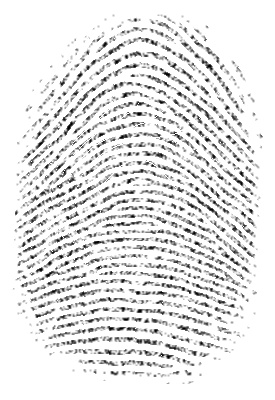
#> input picture assets/fingerprints/02_fp.jpg, 275 x 400 px
$ python -i main.py   (imports and definitions only)
#> lines starting #> are read from the running program, lines starting #| are printed output that depends on the picture; after the words box and inside, x2 and y2 are one past the last pixel; in counts of white or black regions, pixels touching at a corner belong together
#> further down, picture is the input picture: shape (400, 275); min 0, max 255, mean 229.5
from PIL import Image, ImageFilter, ImageDraw, ImageEnhance, ImageOps
import numpy as np
from scipy import ndimage


def get_mask(src_img):
    img = np.array(src_img)
    # laplace

    # would deform the image more
    # A = np.full((9, 9), -1)
    # A[4, 4] = 80

    A = np.full((3, 3), -1)
    A[1, 1] = 8

    # get edges
    out = ndimage.convolve(img, A)
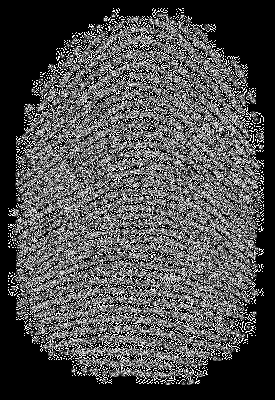
#> out: shape (400, 275); min 0, max 255, mean 79.2

    # Convert back to PIL image
    out = Image.fromarray(np.uint8(out))
    mask = out.convert("RGB")
    seed = (0, 0)
    rep_value = (255, 0, 0)
    ImageDraw.floodfill(mask, seed, rep_value, thresh=0)
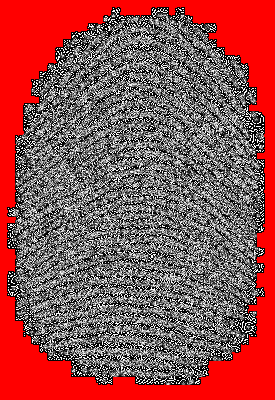
#> mask: PIL image 275x400 RGB; mean R, G, B 146.2, 79.2, 79.2
    n_mask = np.array(mask)
    reds = (n_mask[:, :, 0] == 255) & (n_mask[:, :, 1] == 0) & (n_mask[:, :, 2] == 0)
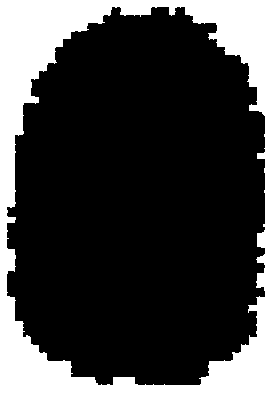
#> reds: shape (400, 275) bool; 26.3% white; 1 white region, box (x1, y1, x2, y2) and area: (0, 0, 275, 400) 28879
    img_mask = Image.fromarray((reds * 255).astype(np.uint8))

    # making mask smoother by blurring it and getting mask by threshold
    blur_factor = 10
    blurred_mask = img_mask.filter(ImageFilter.GaussianBlur(blur_factor))
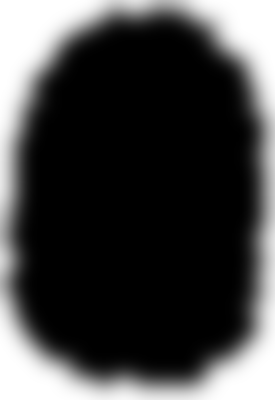
#> blurred_mask: PIL image 275x400 L; min 0, max 255, mean 67.4
    n_b_mask = np.array(blurred_mask.convert("RGB"))
    blacks = (n_b_mask[:, :, 0] > 120)
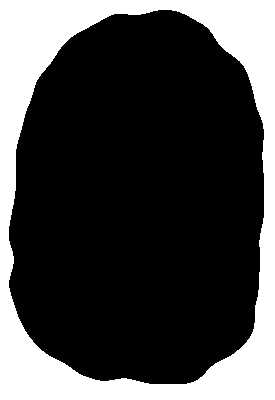
#> blacks: shape (400, 275) bool; 27.3% white; 1 white region, box (x1, y1, x2, y2) and area: (0, 0, 275, 400) 29989
    img_b_mask = Image.fromarray((blacks * 255).astype(np.uint8))

    return img_b_mask


# [63 lines left out: functions white_to_transparent, get_fingerprint_photo, not called in this run]

>>> import cv2
>>> picture = cv2.imread('assets/fingerprints/02_fp.jpg', cv2.IMREAD_GRAYSCALE)
>>> result = get_mask(picture)

$ run again, on assets/fingerprints/04_fp.jpg
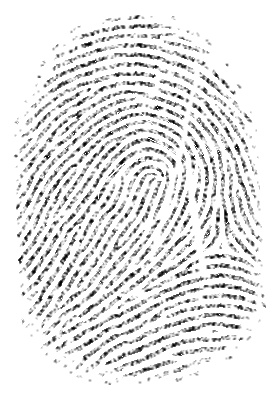
#> input picture assets/fingerprints/04_fp.jpg, 275 x 400 px
#> picture is the input picture: shape (400, 275); min 0, max 255, mean 227.9
#> in get_mask, `reds = (n_mask[:, :, 0] == 255) & (n_mask[:, :, 1] == 0) & (n_mask[:, ..`:
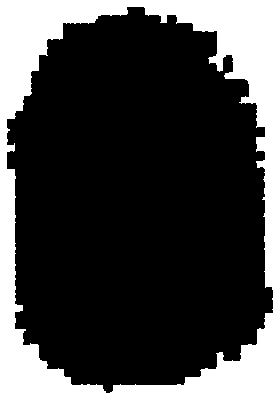
#> reds: shape (400, 275) bool; 25.3% white; 1 white region, box (x1, y1, x2, y2) and area: (0, 0, 275, 400) 27854
#> in get_mask, `blacks = (n_b_mask[:, :, 0] > 120)`:
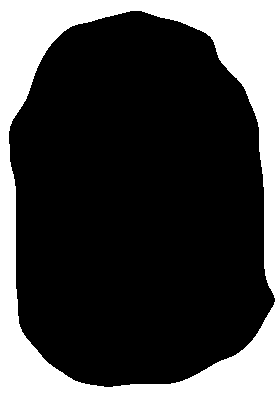
#> blacks: shape (400, 275) bool; 26.3% white; 1 white region, box (x1, y1, x2, y2) and area: (0, 0, 275, 400) 28880

$ run again, on assets/fingerprints/00_fp.png
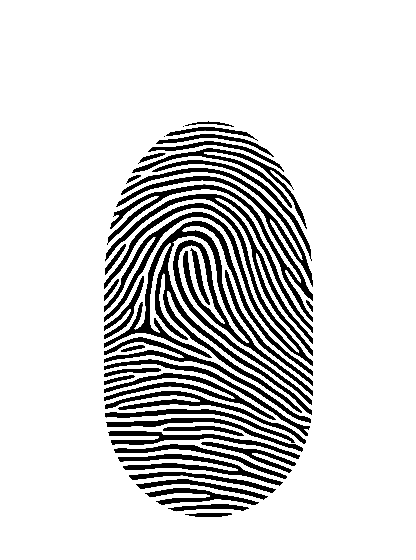
#> input picture assets/fingerprints/00_fp.png, 416 x 560 px
#> picture is the input picture: shape (560, 416); min 0, max 255, mean 215.2
#> in get_mask, `reds = (n_mask[:, :, 0] == 255) & (n_mask[:, :, 1] == 0) & (n_mask[:, ..`:
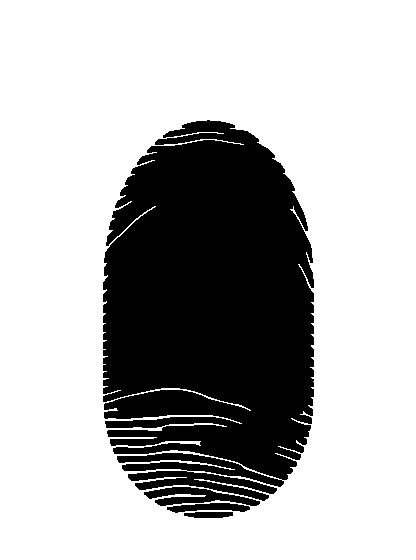
#> reds: shape (560, 416) bool; 71.1% white; 4 black regions, box (x1, y1, x2, y2) and area: (103, 120, 314, 501) 65381, (144, 487, 260, 506) 1146, (167, 503, 250, 513) 514, (184, 512, 233, 518) 255
#> in get_mask, `blacks = (n_b_mask[:, :, 0] > 120)`:
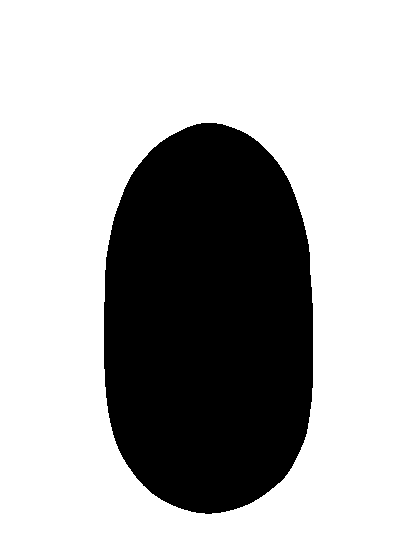
#> blacks: shape (560, 416) bool; 70.7% white; 1 black region, box (x1, y1, x2, y2) and area: (104, 123, 313, 514) 68243

$ run again, on assets/fingerprints/01_fp.png
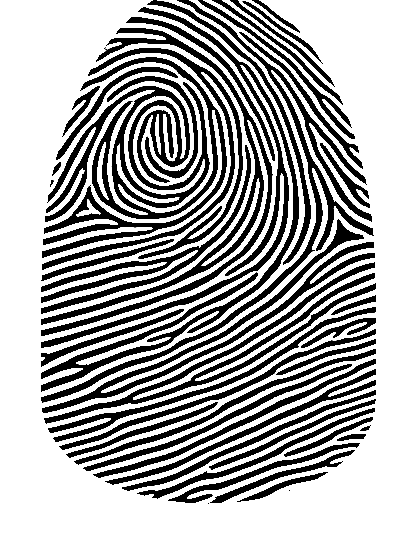
#> input picture assets/fingerprints/01_fp.png, 416 x 560 px
#> picture is the input picture: shape (560, 416); min 0, max 255, mean 172.9
#> in get_mask, `reds = (n_mask[:, :, 0] == 255) & (n_mask[:, :, 1] == 0) & (n_mask[:, ..`:
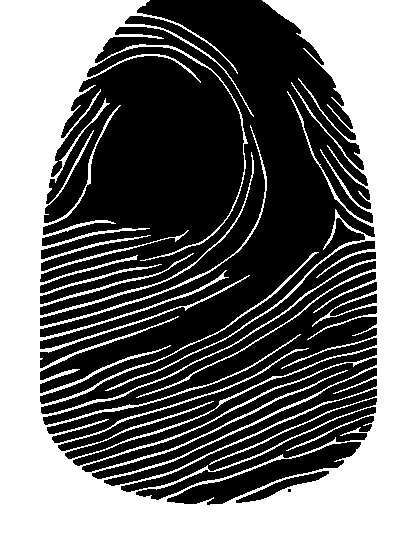
#> reds: shape (560, 416) bool; 46.6% white; 1 white region, box (x1, y1, x2, y2) and area: (0, 0, 416, 560) 108595
#> in get_mask, `blacks = (n_b_mask[:, :, 0] > 120)`:
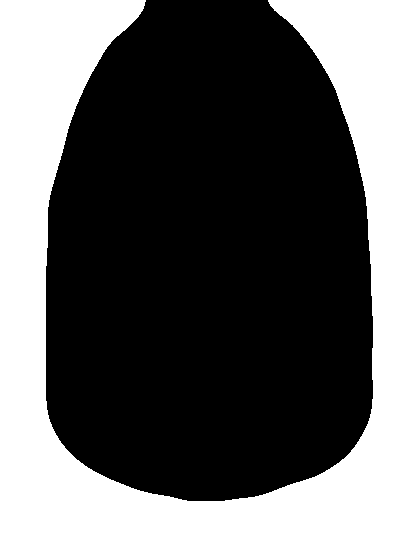
#> blacks: shape (560, 416) bool; 40.1% white; 1 white region, box (x1, y1, x2, y2) and area: (0, 0, 416, 560) 93520
